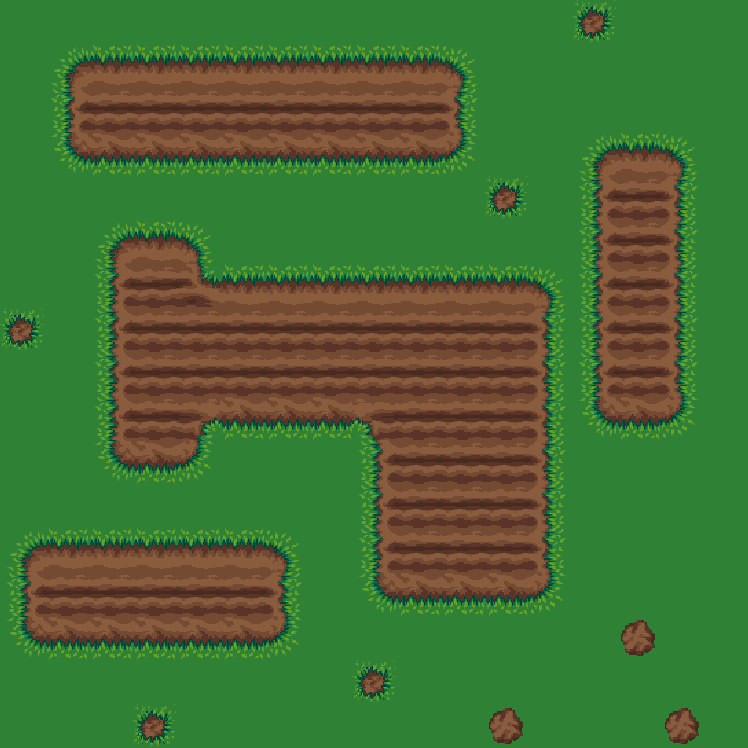

A 2D game scene composited from a Tiled map and its tileset images. What follows is a short description and the map's XML, with every tile layer's data as written:
An orthogonal 17x17 tile map with 44x44 px tiles, 1 tile layer (Tile Layer 1).

<map version="1.0" orientation="orthogonal" width="17" height="17" tilewidth="44" tileheight="44">
 <tileset firstgid="1" name="plowed_soil" tilewidth="44" tileheight="44">
  <image source="plowed_soil.png" width="176" height="270" />
  <tile id="0">
   <properties>
    <property name="solid" value="1" />
   </properties>
  </tile>
  <tile id="1">
   <properties>
    <property name="solid" value="1" />
   </properties>
  </tile>
  <tile id="2">
   <properties>
    <property name="solid" value="1" />
   </properties>
  </tile>
  <tile id="4">
   <properties>
    <property name="solid" value="1" />
   </properties>
  </tile>
  <tile id="5">
   <properties>
    <property name="solid" value="1" />
   </properties>
  </tile>
  <tile id="6">
   <properties>
    <property name="solid" value="1" />
   </properties>
  </tile>
  <tile id="8">
   <properties>
    <property name="solid" value="1" />
   </properties>
  </tile>
  <tile id="9">
   <properties>
    <property name="solid" value="1" />
   </properties>
  </tile>
  <tile id="10">
   <properties>
    <property name="solid" value="1" />
   </properties>
  </tile>
  <tile id="12">
   <properties>
    <property name="solid" value="1" />
   </properties>
  </tile>
  <tile id="13">
   <properties>
    <property name="solid" value="1" />
   </properties>
  </tile>
  <tile id="14">
   <properties>
    <property name="solid" value="1" />
   </properties>
  </tile>
  <tile id="16">
   <properties>
    <property name="solid" value="1" />
   </properties>
  </tile>
  <tile id="17">
   <properties>
    <property name="solid" value="1" />
   </properties>
  </tile>
  <tile id="18">
   <properties>
    <property name="solid" value="1" />
   </properties>
  </tile>
 </tileset>
 <layer name="Tile Layer 1" width="17" height="17">
  <data>
   <tile gid="4" />
   <tile gid="4" />
   <tile gid="4" />
   <tile gid="4" />
   <tile gid="4" />
   <tile gid="4" />
   <tile gid="4" />
   <tile gid="4" />
   <tile gid="4" />
   <tile gid="4" />
   <tile gid="4" />
   <tile gid="4" />
   <tile gid="4" />
   <tile gid="1" />
   <tile gid="4" />
   <tile gid="4" />
   <tile gid="4" />
   <tile gid="4" />
   <tile gid="9" />
   <tile gid="10" />
   <tile gid="10" />
   <tile gid="10" />
   <tile gid="10" />
   <tile gid="10" />
   <tile gid="10" />
   <tile gid="10" />
   <tile gid="10" />
   <tile gid="11" />
   <tile gid="4" />
   <tile gid="4" />
   <tile gid="4" />
   <tile gid="4" />
   <tile gid="4" />
   <tile gid="4" />
   <tile gid="4" />
   <tile gid="13" />
   <tile gid="14" />
   <tile gid="14" />
   <tile gid="14" />
   <tile gid="14" />
   <tile gid="14" />
   <tile gid="14" />
   <tile gid="14" />
   <tile gid="14" />
   <tile gid="15" />
   <tile gid="4" />
   <tile gid="4" />
   <tile gid="4" />
   <tile gid="4" />
   <tile gid="4" />
   <tile gid="4" />
   <tile gid="4" />
   <tile gid="17" />
   <tile gid="18" />
   <tile gid="18" />
   <tile gid="18" />
   <tile gid="18" />
   <tile gid="18" />
   <tile gid="18" />
   <tile gid="18" />
   <tile gid="18" />
   <tile gid="19" />
   <tile gid="4" />
   <tile gid="4" />
   <tile gid="9" />
   <tile gid="10" />
   <tile gid="11" />
   <tile gid="4" />
   <tile gid="4" />
   <tile gid="4" />
   <tile gid="4" />
   <tile gid="4" />
   <tile gid="4" />
   <tile gid="4" />
   <tile gid="4" />
   <tile gid="4" />
   <tile gid="4" />
   <tile gid="4" />
   <tile gid="4" />
   <tile gid="1" />
   <tile gid="4" />
   <tile gid="13" />
   <tile gid="14" />
   <tile gid="15" />
   <tile gid="4" />
   <tile gid="4" />
   <tile gid="4" />
   <tile gid="9" />
   <tile gid="10" />
   <tile gid="11" />
   <tile gid="4" />
   <tile gid="4" />
   <tile gid="4" />
   <tile gid="4" />
   <tile gid="4" />
   <tile gid="4" />
   <tile gid="4" />
   <tile gid="4" />
   <tile gid="13" />
   <tile gid="14" />
   <tile gid="15" />
   <tile gid="4" />
   <tile gid="4" />
   <tile gid="4" />
   <tile gid="13" />
   <tile gid="14" />
   <tile gid="6" />
   <tile gid="10" />
   <tile gid="10" />
   <tile gid="10" />
   <tile gid="10" />
   <tile gid="10" />
   <tile gid="10" />
   <tile gid="10" />
   <tile gid="11" />
   <tile gid="13" />
   <tile gid="14" />
   <tile gid="15" />
   <tile gid="4" />
   <tile gid="1" />
   <tile gid="4" />
   <tile gid="13" />
   <tile gid="14" />
   <tile gid="14" />
   <tile gid="14" />
   <tile gid="14" />
   <tile gid="14" />
   <tile gid="14" />
   <tile gid="14" />
   <tile gid="14" />
   <tile gid="14" />
   <tile gid="15" />
   <tile gid="13" />
   <tile gid="14" />
   <tile gid="15" />
   <tile gid="4" />
   <tile gid="4" />
   <tile gid="4" />
   <tile gid="13" />
   <tile gid="14" />
   <tile gid="14" />
   <tile gid="14" />
   <tile gid="14" />
   <tile gid="14" />
   <tile gid="14" />
   <tile gid="14" />
   <tile gid="14" />
   <tile gid="14" />
   <tile gid="15" />
   <tile gid="13" />
   <tile gid="14" />
   <tile gid="15" />
   <tile gid="4" />
   <tile gid="4" />
   <tile gid="4" />
   <tile gid="13" />
   <tile gid="14" />
   <tile gid="2" />
   <tile gid="18" />
   <tile gid="18" />
   <tile gid="18" />
   <tile gid="3" />
   <tile gid="14" />
   <tile gid="14" />
   <tile gid="14" />
   <tile gid="15" />
   <tile gid="17" />
   <tile gid="18" />
   <tile gid="19" />
   <tile gid="4" />
   <tile gid="4" />
   <tile gid="4" />
   <tile gid="17" />
   <tile gid="18" />
   <tile gid="19" />
   <tile gid="4" />
   <tile gid="4" />
   <tile gid="4" />
   <tile gid="13" />
   <tile gid="14" />
   <tile gid="14" />
   <tile gid="14" />
   <tile gid="15" />
   <tile gid="4" />
   <tile gid="4" />
   <tile gid="4" />
   <tile gid="4" />
   <tile gid="4" />
   <tile gid="4" />
   <tile gid="4" />
   <tile gid="4" />
   <tile gid="4" />
   <tile gid="4" />
   <tile gid="4" />
   <tile gid="4" />
   <tile gid="13" />
   <tile gid="14" />
   <tile gid="14" />
   <tile gid="14" />
   <tile gid="15" />
   <tile gid="4" />
   <tile gid="4" />
   <tile gid="4" />
   <tile gid="4" />
   <tile gid="9" />
   <tile gid="10" />
   <tile gid="10" />
   <tile gid="10" />
   <tile gid="10" />
   <tile gid="10" />
   <tile gid="11" />
   <tile gid="4" />
   <tile gid="13" />
   <tile gid="14" />
   <tile gid="14" />
   <tile gid="14" />
   <tile gid="15" />
   <tile gid="4" />
   <tile gid="4" />
   <tile gid="4" />
   <tile gid="4" />
   <tile gid="13" />
   <tile gid="14" />
   <tile gid="14" />
   <tile gid="14" />
   <tile gid="14" />
   <tile gid="14" />
   <tile gid="15" />
   <tile gid="4" />
   <tile gid="17" />
   <tile gid="18" />
   <tile gid="18" />
   <tile gid="18" />
   <tile gid="19" />
   <tile gid="4" />
   <tile gid="4" />
   <tile gid="4" />
   <tile gid="4" />
   <tile gid="17" />
   <tile gid="18" />
   <tile gid="18" />
   <tile gid="18" />
   <tile gid="18" />
   <tile gid="18" />
   <tile gid="19" />
   <tile gid="4" />
   <tile gid="4" />
   <tile gid="4" />
   <tile gid="4" />
   <tile gid="4" />
   <tile gid="4" />
   <tile gid="4" />
   <tile gid="5" />
   <tile gid="4" />
   <tile gid="4" />
   <tile gid="4" />
   <tile gid="4" />
   <tile gid="4" />
   <tile gid="4" />
   <tile gid="4" />
   <tile gid="4" />
   <tile gid="4" />
   <tile gid="4" />
   <tile gid="1" />
   <tile gid="4" />
   <tile gid="4" />
   <tile gid="4" />
   <tile gid="4" />
   <tile gid="4" />
   <tile gid="4" />
   <tile gid="4" />
   <tile gid="4" />
   <tile gid="4" />
   <tile gid="4" />
   <tile gid="4" />
   <tile gid="1" />
   <tile gid="4" />
   <tile gid="4" />
   <tile gid="4" />
   <tile gid="4" />
   <tile gid="4" />
   <tile gid="4" />
   <tile gid="4" />
   <tile gid="5" />
   <tile gid="4" />
   <tile gid="4" />
   <tile gid="4" />
   <tile gid="5" />
   <tile gid="4" />
  </data>
 </layer>
 <objectgroup name="Object Layer 1" width="17" height="17" />
</map>
